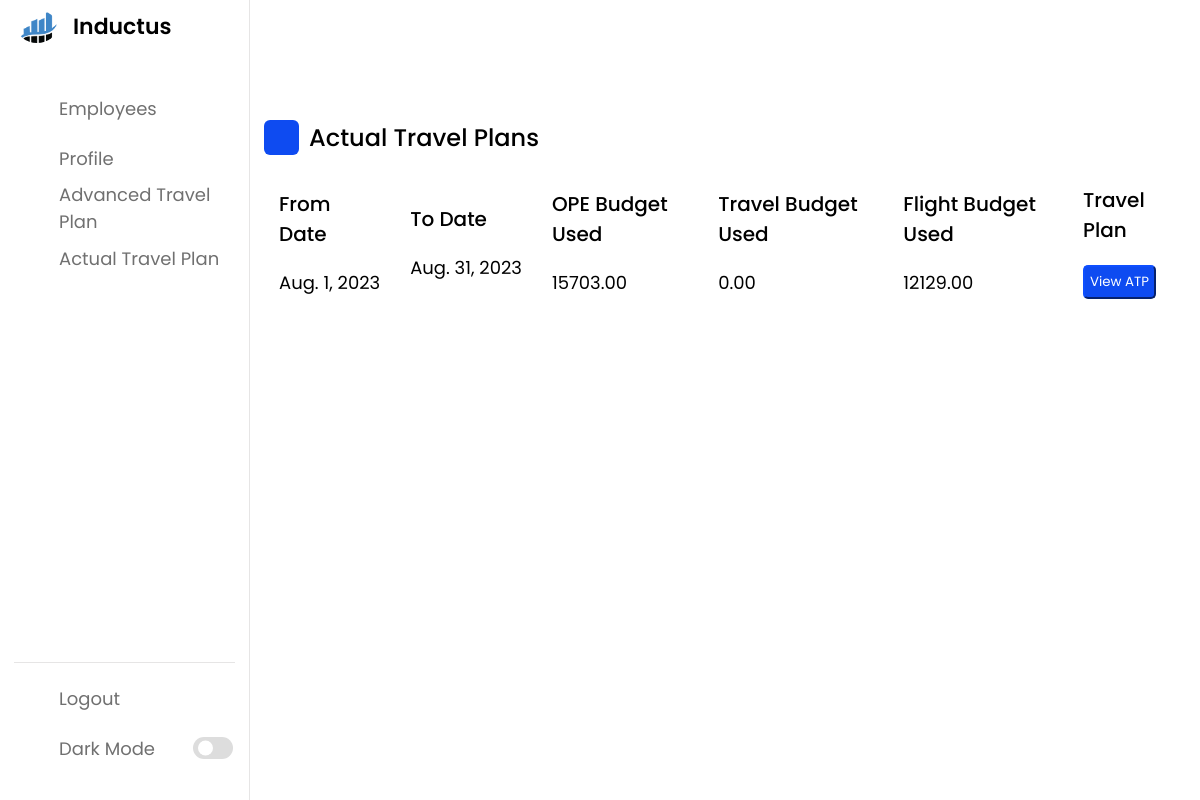
Page /employee/8f56e802-a117-4fb0-a56e-b2545ccb5d98/tp (signed in) on the committed database.
### base/models.py (models this page shows)
class Expense(models.Model):
    uuid = models.UUIDField(default = uuid.uuid4,primary_key=True,editable=False)
    employee = models.ForeignKey(Employee,on_delete=models.CASCADE,null = True)
    from_date = models.DateField(null = True)
    to_date = models.DateField(null = True)
    ope_budget_used = models.DecimalField(decimal_places=2,default=0,max_digits = 10)
    travel_budget_used = models.DecimalField(decimal_places=2,default=0,max_digits = 10)
    flight_budget_used = models.DecimalField(decimal_places=2,default=0,max_digits = 10)
    flight_ticket = models.FileField(upload_to=get_upload_path, blank = True)
    flight_return_ticket = models.FileField(upload_to=get_upload_path, blank = True)
    train_ticket = models.FileField(upload_to=get_upload_path, blank = True)
    train_return_ticket = models.FileField(upload_to=get_upload_path, blank = True)
    local_conveyance = models.DecimalField(decimal_places=2,default=0,max_digits = 10)
    departure = models.CharField(max_length = 30,null = True)
    place_of_visit = models.CharField(max_length = 30,null = True)

### base/views.py (the view)
# urls.py: path('employee/<str:pk>/tp',ActualTravelPlan,name ="tp"),
@login_required(login_url='login')
def ActualTravelPlan(request,pk):
    try:
        emp = Employee.objects.get(uuid=pk)
        tp = Expense.objects.filter(employee=emp)
    except:
        tp = None
    context = {
        'tp' : tp,
        'emp' : emp
    }
    return render(request,"actualtravelplan.html",context)

### base/templates/actualtravelplan.html (shortened to what this page needs)
{% load static %}
<!DOCTYPE html>
<html lang="en">
<head>
    <link rel="stylesheet" href="{% static 'style.css' %}">
    <link rel="stylesheet" href="https://unicons.iconscout.com/release/v4.0.0/css/line.css">
</head>
<body>
    <nav>
        <div class="logo-name">
            <div class="logo-image">
                <img src="{% static 'img/logo.png' %}" alt="">
            </div>
            <span class="logo_name">Inductus</span>
        </div>
        <div class="menu-items">
            <ul class="nav-links">
                <li><a href="{% url 'employees' %}">
                    <i class="uil uil-bookmark"></i>
                    <span class="link-name">Employees</span>
                </a></li>
                <li><a href="{% url 'employee' emp.uuid %}" target="_self">
                        <i class="uil uil-files-landscapes"></i>
                        <span class="link-name">Profile</span>
                    </a></li>
                    <li><a href="{% url 'atp' emp.uuid %}">
                        <i class="uil uil-plane"></i>
                        <span class="link-name">Advanced Travel Plan</span>
                    </a></li>
                    <li><a href="">
                        <i class="uil uil-plane-fly"></i>
                        <span class="link-name">Actual Travel Plan</span>
                    </a></li>
            </ul>
            <ul class="logout-mode">
                <li><a href="{% url 'logout' %}">
                        <i class="uil uil-signout"></i>
                        <span class="link-name">Logout</span>
                    </a></li>
                <li class="mode">
                    <a href="#">
                        <i class="uil uil-moon"></i>
                        <span class="link-name">Dark Mode</span>
                    </a>
                    <div class="mode-toggle">
                        <span class="switch"></span>
                    </div>
                </li>
            </ul>
        </div>
    </nav>
    <section class="dashboard">
        <div class="top">
        </div>
        <div class="dash-content">
            <div class="overview">
                <div class="activity">
                    <div class="emp-title">
                        <div class = "title-wrapper">
                        <i class="uil uil-plane-departure"></i>
                        <span class="text">Actual Travel Plans</span>
                    </div>
                    </div>
                    <div class="activity-data">
                        <div class="data names">
                            <span class="data-title">From Date</span>
                           {% for tp in tp %}
                           <span class="data-list">{{tp.from_date}}</span>
                           {% endfor %}
                        </div>
                        <div class="data email">
                            <span class="data-title">To Date</span>
                            {% for tp in tp %}
                           <span class="data-list">{{tp.to_date}}</span>
                           {% endfor %}
                        </div>
                        <div class="data joined">
                            <span class="data-title">OPE Budget Used</span>
                            {% for tp in tp %}
                           <span class="data-list">{{tp.ope_budget_used}}</span>
                           {% endfor %}
                        </div>
                        <div class="data joined">
                            <span class="data-title">Travel Budget Used</span>
                            {% for tp in tp %}
                           <span class="data-list">{{tp.travel_budget_used}}</span>
                           {% endfor %}
                        </div>
                        <div class="data joined">
                            <span class="data-title">Flight Budget Used</span>
                            {% for tp in tp %}
                           <span class="data-list">{{tp.flight_budget_used}}</span>
                           {% endfor %}
                        </div>
                        <div class="data type">
                            <span class="data-title">Travel Plan</span>
                            {% for tp in tp %}
                        <span class="data-list"><button class="download-btn"><a href="{% url 'viewatp' emp.uuid tp.uuid %}" style="text-decoration:none; color: white;" >View ATP</a></button></span>
                            {% endfor %}
                        </div>
                    </div>
                    </div>
            </div>
    </section>
</body>
</html>

### static/style.css (style rules this page uses)
* { margin: 0; padding: 0; box-sizing: border-box; font-family: 'Poppins', sans-serif; }
:root { --primary-color: #0E4BF1; --panel-color: #FFF; --text-color: #000; --black-light-color: #707070; --border-color: #e6e5e5; --toggle-color: #DDD; --box1-color: #4DA3FF; --box2-color: #FFE6AC; --box3-color: #E7D1FC; --title-icon-color: #fff; --tran-05: all 0.5s ease; --tran-03: all 0.3s ease; --tran-03: all 0.2s ease; }
body { min-height: 100vh; background-color: var(--primary-color); }
nav { position: fixed; top: 0; left: 0; height: 100%; width: 250px; padding: 10px 14px; background-color: var(--panel-color); border-right: 1px solid var(--border-color); transition: var(--tran-05); }
nav .logo-name { display: flex; align-items: center; }
nav .logo-image { display: flex; justify-content: center; min-width: 45px; }
nav .logo-image img { width: 40px; object-fit: cover; border-radius: 50%; }
nav .logo-name .logo_name { font-size: 22px; font-weight: 600; color: var(--text-color); margin-left: 14px; transition: var(--tran-05); }
nav .menu-items { margin-top: 40px; height: calc(100% - 90px); display: flex; flex-direction: column; justify-content: space-between; }
.menu-items li { list-style: none; }
.menu-items li a { display: flex; align-items: center; height: 50px; text-decoration: none; position: relative; }
.menu-items li a i { font-size: 24px; min-width: 45px; height: 100%; display: flex; align-items: center; justify-content: center; color: var(--black-light-color); }
.menu-items li a .link-name { font-size: 18px; font-weight: 400; color: var(--black-light-color); transition: var(--tran-05); }
.menu-items .logout-mode { padding-top: 10px; border-top: 1px solid var(--border-color); }
.menu-items .mode { display: flex; align-items: center; white-space: nowrap; }
.menu-items .mode-toggle { position: absolute; right: 14px; height: 50px; min-width: 45px; display: flex; align-items: center; justify-content: center; cursor: pointer; }
.mode-toggle .switch { position: relative; display: inline-block; height: 22px; width: 40px; border-radius: 25px; background-color: var(--toggle-color); }
.switch:before { content: ""; position: absolute; left: 5px; top: 50%; transform: translateY(-50%); height: 15px; width: 15px; background-color: var(--panel-color); border-radius: 50%; transition: var(--tran-03); }
.dashboard { position: relative; left: 250px; background-color: var(--panel-color); min-height: 100vh; width: calc(100% - 250px); padding: 10px 14px; transition: var(--tran-05); }
.dashboard .top { position: fixed; top: 0; left: 250px; display: flex; width: calc(100% - 250px); justify-content: space-between; align-items: center; padding: 10px 14px; background-color: var(--panel-color); transition: var(--tran-05); z-index: 10; }
.dashboard .dash-content { padding-top: 50px; }
.dash-content .activity .activity-data { display: flex; justify-content: space-between; align-items: center; width: 100%; }
.activity .activity-data { display: flex; }
.activity-data .data { display: flex; flex-direction: column; margin: 0 15px; }
.activity-data .data-title { font-size: 20px; font-weight: 500; color: var(--text-color); }
.activity-data .data .data-list { font-size: 18px; font-weight: 400; margin-top: 20px; white-space: nowrap; color: var(--text-color); }
.title-wrapper { display:flex; }
.emp-title i { position: relative; height: 35px; width: 35px; background-color: var(--primary-color); border-radius: 6px; color: var(--title-icon-color); display: flex; align-items: center; justify-content: center; font-size: 24px; }
.emp-title .text { font-size: 24px; font-weight: 500; color: var(--text-color); margin-left: 10px; }
.emp-title { display: flex; align-items: center; margin: 60px 0 30px 0; justify-content: space-between !important; }
.download-btn { background-color: #0E4BF1; border-color: #0b3cc1; padding: 5px; border-radius: 5px 5px; transition: all .2s ease-in-out; }
.data-list a { text-decoration: none; color: var(--text-color); }

### rows in the picture
Expense: from_date "Aug. 1, 2023", to_date "Aug. 31, 2023", ope_budget_used "15703.00", travel_budget_used "0.00", flight_budget_used "12129.00"
